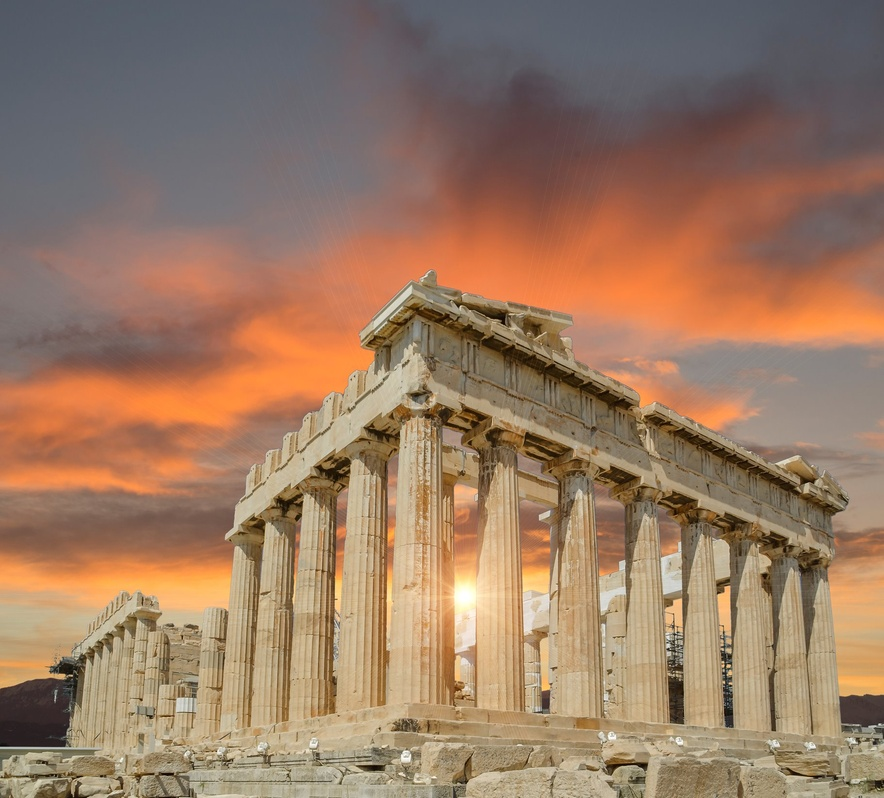
%> input picture clase12_derivadas_&_lapaciano/partenon.jpg, 884 x 798 px, shrunk from 1822 x 1645 before the run
$ octave sobel_prewwit_robets.m   (GNU Octave 9; MATLAB toolbox functions it lacks are replaced by stand-ins)
%> lines starting %> are read from the running program, lines starting %| are printed output that depends on the picture
clc
close all
img = imread("partenon.jpg");
%> img is the input picture: size 798x884x3 uint8; mean R, G, B 153.8, 122.6, 99.7
img_gris = rgb2gray(img);
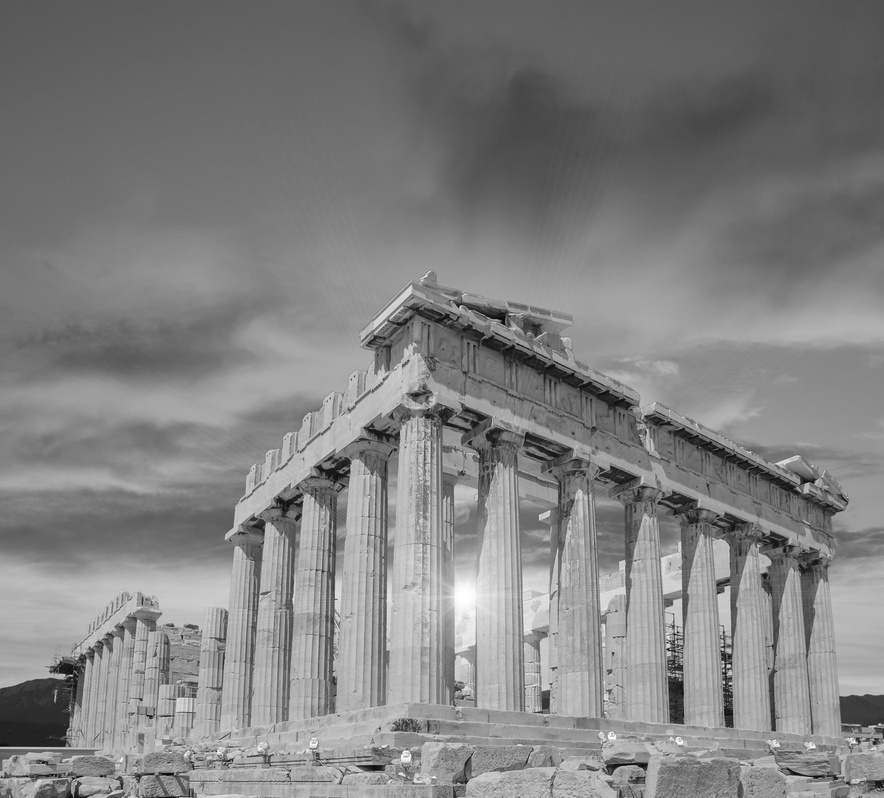
%> img_gris: size 798x884 uint8; min 4, max 255, mean 129.4

filtro_sobel = fspecial("sobel");

filtro_prewwit = fspecial("prewitt");

filtro_roberts_x = [1 0; 0 1];
filtro_roberts_y = [0 1; -1 0];
magnitud_roberts = abs(imfilter(img_gris,filtro_roberts_x)) + ...
    abs(imfilter(img_gris,filtro_roberts_y));
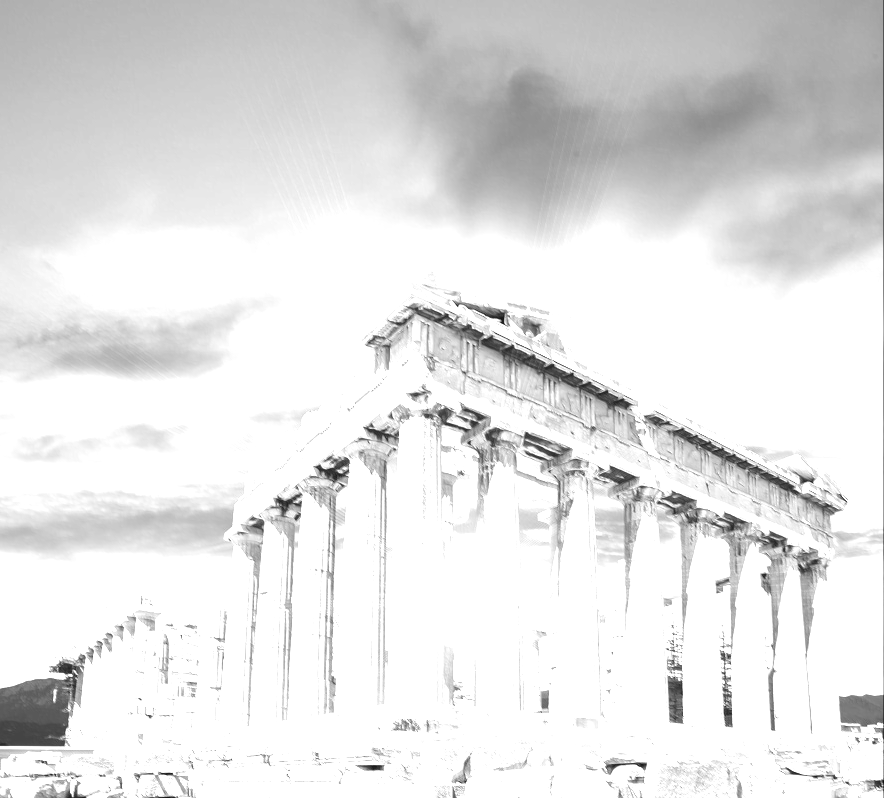
%> magnitud_roberts: size 798x884 uint8; min 12, max 255, mean 227.8

% OBTENCION DE BORDES
bordes = imfilter(img_gris,filtro_prewwit);
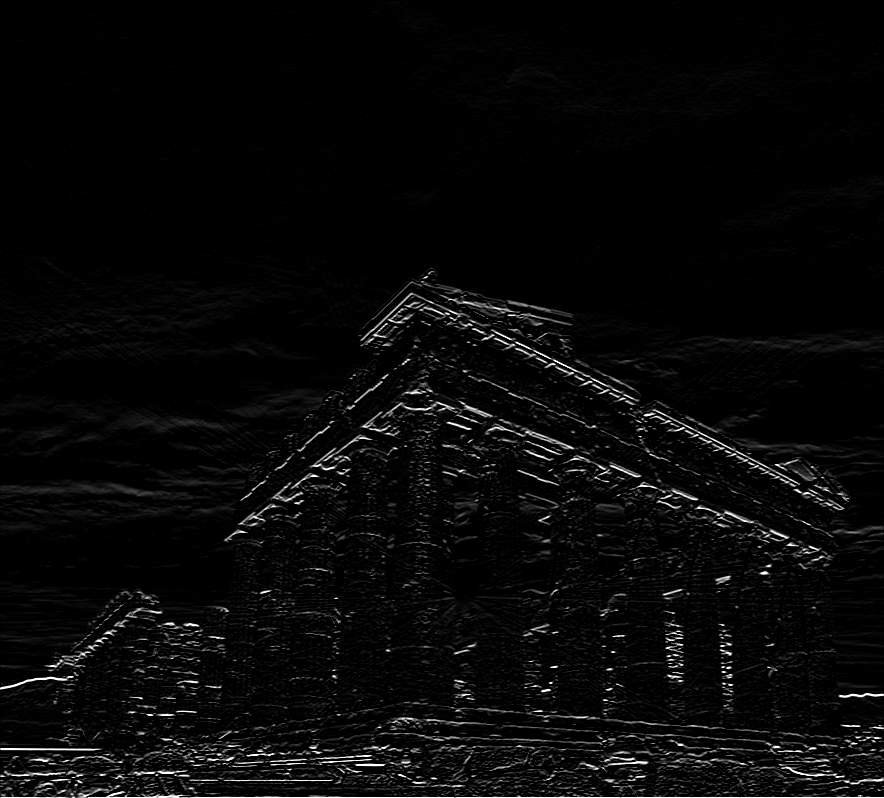
%> bordes: size 798x884 uint8; min 0, max 255, mean 8.3
imshow(magnitud_roberts);
